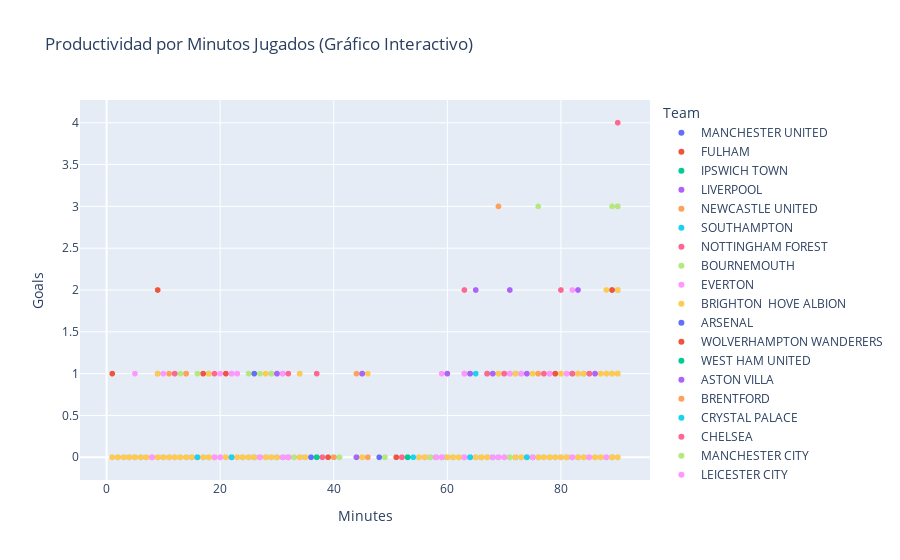

The code cell stored with this chart in its notebook:
### Markdown cell above
## Generador de Gráficos
Esta sección ejecuta los métodos de la clase `Visualizador` para generar los gráficos requeridos, Histograma, Scatter plot, el top 10 de goleadores y un gráfico interactivo. Todos con sus respectivos títulos y requerimientos del proyecto.

### Code cell
# --- GENERACIÓN DE VISUALIZACIONES (Visualizador) ---

if 'df_limpio' in locals() and df_limpio is not None:

    # 1. Generar Histograma (Distribución de Goles - Requisito 1)
    print("\n--- 1. Histograma de Distribución de Goles ---")
    visualizador.generar_histograma_goles()

    # 2. Generar Scatter Plot (Correlación Goles vs. Asistencias - Requisito 2)
    print("\n--- 2. Scatter Plot: Goles vs. Asistencias ---")
    visualizador.generar_scatter_goles_asistencias()

    # 3. Generar Barras (Top Goleadores - Requisito Adicional/Demostrativo)
    print("\n--- 3. Top 10 Goleadores ---")
    visualizador.generar_top_10_goleadores()

    # 4. Generar Plotly (Gráfico Interactivo - Puntos Extra)
    print("\n--- 4. Gráfico Interactivo (Plotly) ---")
    visualizador.generar_interactivo_minutos_goles()
    # 5. Generar Heatmap (Análisis Avanzado)
    print("\n--- 5. Heatmap: Correlación de Eficiencia ---")
    visualizador.generar_heatmap_eficiencia()
else:
    print("\nNo se puede ejecutar la visualización: la DataFrame limpia no se cargó correctamente.")

### Figure 1 — Plotly figure (JSON) as saved in the notebook; plotly's stock layout.template omitted (floating-point values rounded to 4 significant figures; data arrays with more than 128 entries replaced by an {"elided": "..."} marker saying what was removed)
{"data": [{"customdata": {"elided": "215x3 mixed values"}, "hovertemplate": "Team=MANCHESTER UNITED<br>Minutes=%{x}<br>Goals=%{y}<br>Player=%{customdata[0]}<br>Position=%{customdata[1]}<br>Assists=%{customdata[2]}<extra></extra>", "legendgroup": "MANCHESTER UNITED", "marker": {"color": "#636efa", "symbol": "circle"}, "mode": "markers", "name": "MANCHESTER UNITED", "showlegend": true, "x": {"elided": "215 float values"}, "xaxis": "x", "y": {"elided": "215 int values"}, "yaxis": "y", "type": "scattergl"}, {"customdata": {"elided": "222x3 mixed values"}, "hovertemplate": "Team=FULHAM<br>Minutes=%{x}<br>Goals=%{y}<br>Player=%{customdata[0]}<br>Position=%{customdata[1]}<br>Assists=%{customdata[2]}<extra></extra>", "legendgroup": "FULHAM", "marker": {"color": "#EF553B", "symbol": "circle"}, "mode": "markers", "name": "FULHAM", "showlegend": true, "x": {"elided": "222 float values"}, "xaxis": "x", "y": {"elided": "222 int values"}, "yaxis": "y", "type": "scattergl"}, {"customdata": {"elided": "218x3 mixed values"}, "hovertemplate": "Team=IPSWICH TOWN<br>Minutes=%{x}<br>Goals=%{y}<br>Player=%{customdata[0]}<br>Position=%{customdata[1]}<br>Assists=%{customdata[2]}<extra></extra>", "legendgroup": "IPSWICH TOWN", "marker": {"color": "#00cc96", "symbol": "circle"}, "mode": "markers", "name": "IPSWICH TOWN", "showlegend": true, "x": {"elided": "218 float values"}, "xaxis": "x", "y": {"elided": "218 int values"}, "yaxis": "y", "type": "scattergl"}, {"customdata": {"elided": "210x3 mixed values"}, "hovertemplate": "Team=LIVERPOOL<br>Minutes=%{x}<br>Goals=%{y}<br>Player=%{customdata[0]}<br>Position=%{customdata[1]}<br>Assists=%{customdata[2]}<extra></extra>", "legendgroup": "LIVERPOOL", "marker": {"color": "#ab63fa", "symbol": "circle"}, "mode": "markers", "name": "LIVERPOOL", "showlegend": true, "x": {"elided": "210 float values"}, "xaxis": "x", "y": {"elided": "210 int values"}, "yaxis": "y", "type": "scattergl"}, {"customdata": {"elided": "211x3 mixed values"}, "hovertemplate": "Team=NEWCASTLE UNITED<br>Minutes=%{x}<br>Goals=%{y}<br>Player=%{customdata[0]}<br>Position=%{customdata[1]}<br>Assists=%{customdata[2]}<extra></extra>", "legendgroup": "NEWCASTLE UNITED", "marker": {"color": "#FFA15A", "symbol": "circle"}, "mode": "markers", "name": "NEWCASTLE UNITED", "showlegend": true, "x": {"elided": "211 float values"}, "xaxis": "x", "y": {"elided": "211 int values"}, "yaxis": "y", "type": "scattergl"}, {"customdata": {"elided": "220x3 mixed values"}, "hovertemplate": "Team=SOUTHAMPTON<br>Minutes=%{x}<br>Goals=%{y}<br>Player=%{customdata[0]}<br>Position=%{customdata[1]}<br>Assists=%{customdata[2]}<extra></extra>", "legendgroup": "SOUTHAMPTON", "marker": {"color": "#19d3f3", "symbol": "circle"}, "mode": "markers", "name": "SOUTHAMPTON", "showlegend": true, "x": {"elided": "220 float values"}, "xaxis": "x", "y": {"elided": "220 int values"}, "yaxis": "y", "type": "scattergl"}, {"customdata": {"elided": "222x3 mixed values"}, "hovertemplate": "Team=NOTTINGHAM FOREST<br>Minutes=%{x}<br>Goals=%{y}<br>Player=%{customdata[0]}<br>Position=%{customdata[1]}<br>Assists=%{customdata[2]}<extra></extra>", "legendgroup": "NOTTINGHAM FOREST", "marker": {"color": "#FF6692", "symbol": "circle"}, "mode": "markers", "name": "NOTTINGHAM FOREST", "showlegend": true, "x": {"elided": "222 float values"}, "xaxis": "x", "y": {"elided": "222 int values"}, "yaxis": "y", "type": "scattergl"}, {"customdata": {"elided": "221x3 mixed values"}, "hovertemplate": "Team=BOURNEMOUTH<br>Minutes=%{x}<br>Goals=%{y}<br>Player=%{customdata[0]}<br>Position=%{customdata[1]}<br>Assists=%{customdata[2]}<extra></extra>", "legendgroup": "BOURNEMOUTH", "marker": {"color": "#B6E880", "symbol": "circle"}, "mode": "markers", "name": "BOURNEMOUTH", "showlegend": true, "x": {"elided": "221 float values"}, "xaxis": "x", "y": {"elided": "221 int values"}, "yaxis": "y", "type": "scattergl"}, {"customdata": {"elided": "196x3 mixed values"}, "hovertemplate": "Team=EVERTON<br>Minutes=%{x}<br>Goals=%{y}<br>Player=%{customdata[0]}<br>Position=%{customdata[1]}<br>Assists=%{customdata[2]}<extra></extra>", "legendgroup": "EVERTON", "marker": {"color": "#FF97FF", "symbol": "circle"}, "mode": "markers", "name": "EVERTON", "showlegend": true, "x": {"elided": "196 float values"}, "xaxis": "x", "y": {"elided": "196 int values"}, "yaxis": "y", "type": "scattergl"}, {"customdata": {"elided": "221x3 mixed values"}, "hovertemplate": "Team=BRIGHTON  HOVE ALBION<br>Minutes=%{x}<br>Goals=%{y}<br>Player=%{customdata[0]}<br>Position=%{customdata[1]}<br>Assists=%{customdata[2]}<extra></extra>", "legendgroup": "BRIGHTON  HOVE ALBION", "marker": {"color": "#FECB52", "symbol": "circle"}, "mode": "markers", "name": "BRIGHTON  HOVE ALBION", "showlegend": true, "x": {"elided": "221 float values"}, "xaxis": "x", "y": {"elided": "221 int values"}, "yaxis": "y", "type": "scattergl"}, {"customdata": {"elided": "207x3 mixed values"}, "hovertemplate": "Team=ARSENAL<br>Minutes=%{x}<br>Goals=%{y}<br>Player=%{customdata[0]}<br>Position=%{customdata[1]}<br>Assists=%{customdata[2]}<extra></extra>", "legendgroup": "ARSENAL", "marker": {"color": "#636efa", "symbol": "circle"}, "mode": "markers", "name": "ARSENAL", "showlegend": true, "x": {"elided": "207 float values"}, "xaxis": "x", "y": {"elided": "207 int values"}, "yaxis": "y", "type": "scattergl"}, {"customdata": {"elided": "213x3 mixed values"}, "hovertemplate": "Team=WOLVERHAMPTON WANDERERS<br>Minutes=%{x}<br>Goals=%{y}<br>Player=%{customdata[0]}<br>Position=%{customdata[1]}<br>Assists=%{customdata[2]}<extra></extra>", "legendgroup": "WOLVERHAMPTON WANDERERS", "marker": {"color": "#EF553B", "symbol": "circle"}, "mode": "markers", "name": "WOLVERHAMPTON WANDERERS", "showlegend": true, "x": {"elided": "213 float values"}, "xaxis": "x", "y": {"elided": "213 int values"}, "yaxis": "y", "type": "scattergl"}, {"customdata": {"elided": "220x3 mixed values"}, "hovertemplate": "Team=WEST HAM UNITED<br>Minutes=%{x}<br>Goals=%{y}<br>Player=%{customdata[0]}<br>Position=%{customdata[1]}<br>Assists=%{customdata[2]}<extra></extra>", "legendgroup": "WEST HAM UNITED", "marker": {"color": "#00cc96", "symbol": "circle"}, "mode": "markers", "name": "WEST HAM UNITED", "showlegend": true, "x": {"elided": "220 float values"}, "xaxis": "x", "y": {"elided": "220 int values"}, "yaxis": "y", "type": "scattergl"}, {"customdata": {"elided": "222x3 mixed values"}, "hovertemplate": "Team=ASTON VILLA<br>Minutes=%{x}<br>Goals=%{y}<br>Player=%{customdata[0]}<br>Position=%{customdata[1]}<br>Assists=%{customdata[2]}<extra></extra>", "legendgroup": "ASTON VILLA", "marker": {"color": "#ab63fa", "symbol": "circle"}, "mode": "markers", "name": "ASTON VILLA", "showlegend": true, "x": {"elided": "222 float values"}, "xaxis": "x", "y": {"elided": "222 int values"}, "yaxis": "y", "type": "scattergl"}, {"customdata": {"elided": "209x3 mixed values"}, "hovertemplate": "Team=BRENTFORD<br>Minutes=%{x}<br>Goals=%{y}<br>Player=%{customdata[0]}<br>Position=%{customdata[1]}<br>Assists=%{customdata[2]}<extra></extra>", "legendgroup": "BRENTFORD", "marker": {"color": "#FFA15A", "symbol": "circle"}, "mode": "markers", "name": "BRENTFORD", "showlegend": true, "x": {"elided": "209 float values"}, "xaxis": "x", "y": {"elided": "209 int values"}, "yaxis": "y", "type": "scattergl"}, {"customdata": {"elided": "205x3 mixed values"}, "hovertemplate": "Team=CRYSTAL PALACE<br>Minutes=%{x}<br>Goals=%{y}<br>Player=%{customdata[0]}<br>Position=%{customdata[1]}<br>Assists=%{customdata[2]}<extra></extra>", "legendgroup": "CRYSTAL PALACE", "marker": {"color": "#19d3f3", "symbol": "circle"}, "mode": "markers", "name": "CRYSTAL PALACE", "showlegend": true, "x": {"elided": "205 float values"}, "xaxis": "x", "y": {"elided": "205 int values"}, "yaxis": "y", "type": "scattergl"}, {"customdata": {"elided": "213x3 mixed values"}, "hovertemplate": "Team=CHELSEA<br>Minutes=%{x}<br>Goals=%{y}<br>Player=%{customdata[0]}<br>Position=%{customdata[1]}<br>Assists=%{customdata[2]}<extra></extra>", "legendgroup": "CHELSEA", "marker": {"color": "#FF6692", "symbol": "circle"}, "mode": "markers", "name": "CHELSEA", "showlegend": true, "x": {"elided": "213 float values"}, "xaxis": "x", "y": {"elided": "213 int values"}, "yaxis": "y", "type": "scattergl"}, {"customdata": {"elided": "201x3 mixed values"}, "hovertemplate": "Team=MANCHESTER CITY<br>Minutes=%{x}<br>Goals=%{y}<br>Player=%{customdata[0]}<br>Position=%{customdata[1]}<br>Assists=%{customdata[2]}<extra></extra>", "legendgroup": "MANCHESTER CITY", "marker": {"color": "#B6E880", "symbol": "circle"}, "mode": "markers", "name": "MANCHESTER CITY", "showlegend": true, "x": {"elided": "201 float values"}, "xaxis": "x", "y": {"elided": "201 int values"}, "yaxis": "y", "type": "scattergl"}, {"customdata": {"elided": "210x3 mixed values"}, "hovertemplate": "Team=LEICESTER CITY<br>Minutes=%{x}<br>Goals=%{y}<br>Player=%{customdata[0]}<br>Position=%{customdata[1]}<br>Assists=%{customdata[2]}<extra></extra>", "legendgroup": "LEICESTER CITY", "marker": {"color": "#FF97FF", "symbol": "circle"}, "mode": "markers", "name": "LEICESTER CITY", "showlegend": true, "x": {"elided": "210 float values"}, "xaxis": "x", "y": {"elided": "210 int values"}, "yaxis": "y", "type": "scattergl"}, {"customdata": {"elided": "214x3 mixed values"}, "hovertemplate": "Team=TOTTENHAM HOTSPUR<br>Minutes=%{x}<br>Goals=%{y}<br>Player=%{customdata[0]}<br>Position=%{customdata[1]}<br>Assists=%{customdata[2]}<extra></extra>", "legendgroup": "TOTTENHAM HOTSPUR", "marker": {"color": "#FECB52", "symbol": "circle"}, "mode": "markers", "name": "TOTTENHAM HOTSPUR", "showlegend": true, "x": {"elided": "214 float values"}, "xaxis": "x", "y": {"elided": "214 int values"}, "yaxis": "y", "type": "scattergl"}], "layout": {"xaxis": {"anchor": "y", "domain": [0.0, 1.0], "title": {"text": "Minutes"}}, "yaxis": {"anchor": "x", "domain": [0.0, 1.0], "title": {"text": "Goals"}}, "legend": {"title": {"text": "Team"}, "tracegroupgap": 0}, "title": {"text": "Productividad por Minutos Jugados (Gráfico Interactivo)"}}}
